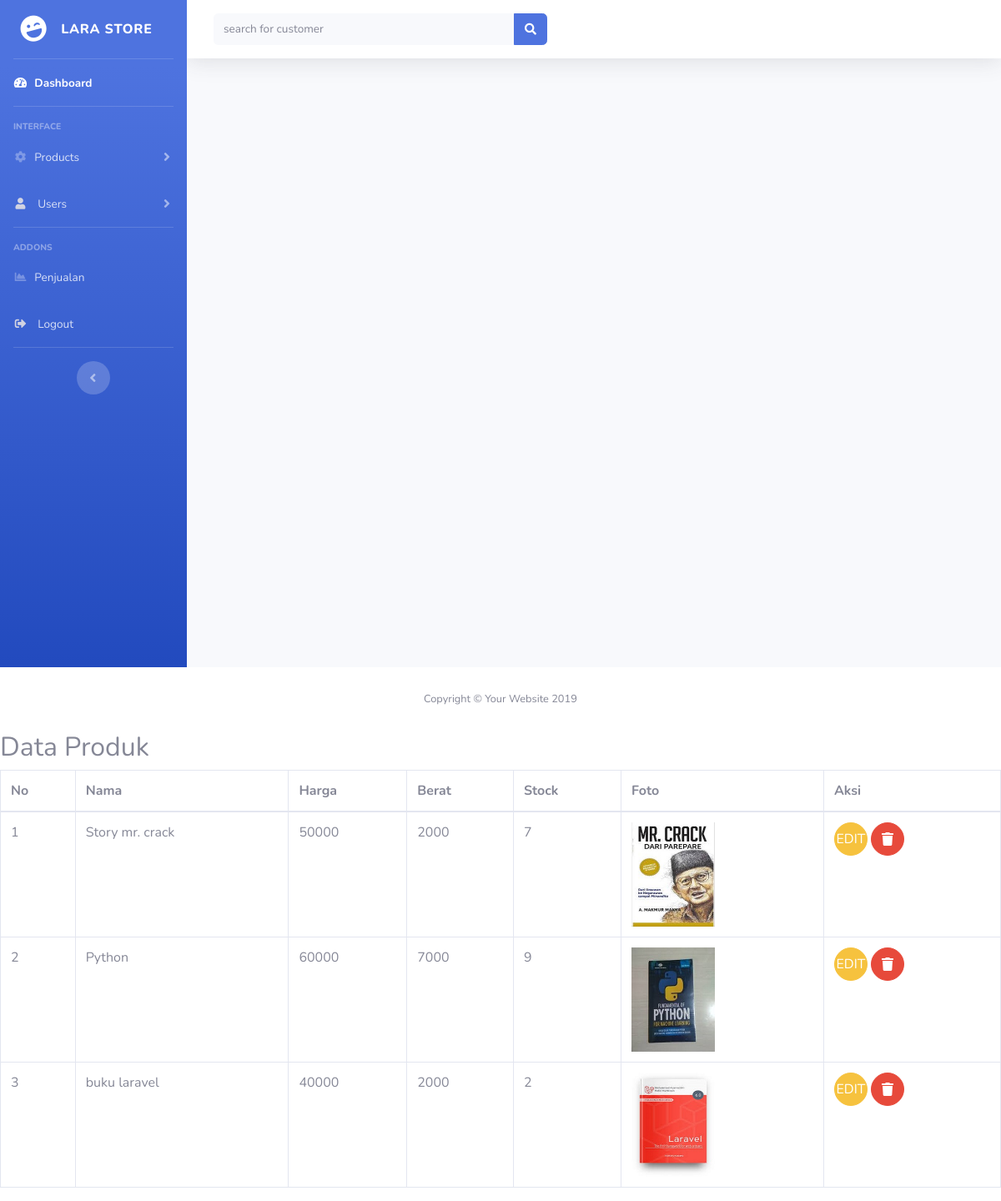
The page /Admin/produk.php (signed in) on the database its author committed.
### tables this page shows
CREATE TABLE `produk` (
  `id_produk` int(11) NOT NULL,
  `nama_produk` varchar(80) NOT NULL,
  `harga_produk` int(11) NOT NULL,
  `berat_produk` int(11) NOT NULL,
  `stock_produk` int(11) NOT NULL,
  `foto_produk` varchar(80) NOT NULL,
  `deskripsi_produk` text NOT NULL
);

### Admin/produk.php (the view, shortened to what this page needs)
<?php
require_once "index.php";
$ambil = $koneksi->query ("SELECT * FROM produk");
?>
<h2>Data Produk</h2>
<table class = "table table-bordered">
    <thead>
        <tr>
            <th>No</th>
            <th>Nama</th>
            <th>Harga</th>
            <th>Berat</th>
            <th>Stock</th>
            <th>Foto</th>
            <th>Aksi</th>
        </tr>
    </thead>
    <tbody>
    <?php $nomor=1; ?>
    <?php foreach( $ambil as $pecah) :?>
        <tr>
        <td><?php echo $nomor ?> </td>
            <td><?php echo $pecah['nama_produk']; ?></td>
            <td><?php echo $pecah['harga_produk']; ?></td>
            <td><?php echo $pecah['berat_produk']; ?></td>
            <td><?php echo $pecah['stock_produk']; ?></td>
            <td>
                <img src="../fotoproduk/<?php echo $pecah['foto_produk']; ?>" width="100px">
            </td>
            <td>
            <a href="index.php?halaman=ubah&id=<?php echo $pecah['id_produk']; ?>"
            class="btn btn-warning btn-circle ">EDIT</a>
            <a href="index.php?halaman=hapus&id=<?php echo $pecah['id_produk']; ?>"
            class="btn btn-danger btn-circle  "> <i class="fas fa-trash"></i></a>
            </td>
        </tr>
        <?php $nomor++ ?>
<?php endforeach ?>
    </tbody>
</table>

### Admin/index.php (shortened to what this page needs)
<!DOCTYPE html>
<html lang="en">
<head>
  <link href="vendor/fontawesome-free/css/all.min.css" rel="stylesheet" type="text/css">
  <link href="css/sb-admin-2.min.css" rel="stylesheet">
</head>
<body id="page-top">
  <div id="wrapper">
    <ul class="navbar-nav bg-gradient-primary sidebar sidebar-dark accordion" id="accordionSidebar">
      <a class="sidebar-brand d-flex align-items-center justify-content-center" href="index.php">
        <div class="sidebar-brand-icon rotate-n-15">
          <i class="fas fa-laugh-wink"></i>
        </div>
        <div class="sidebar-brand-text mx-3">Lara Store <sup></sup></div>
      </a>
      <hr class="sidebar-divider my-0">
      <li class="nav-item active">
        <a class="nav-link" href="index.php">
          <i class="fas fa-fw fa-tachometer-alt"></i>
          <span>Dashboard</span></a>
      </li>
      <hr class="sidebar-divider">
      <div class="sidebar-heading">
        Interface
      </div>
      <li class="nav-item">
        <a class="nav-link collapsed" href="#" data-toggle="collapse" data-target="#collapseTwo" aria-expanded="true" aria-controls="collapseTwo">
          <i class="fas fa-fw fa-cog"></i>
          <span>Products</span>
        </a>
      </li>
      <li class="nav-item">
        <a class="nav-link collapsed" href="#" data-toggle="collapse" data-target="#collapseUtilities" aria-expanded="true" aria-controls="collapseUtilities">
        <i class="fas fa-user fa-sm fa-fw mr-2 text-gray-400"></i>
          <span>Users</span>
        </a>
      </li>
      <hr class="sidebar-divider">
      <div class="sidebar-heading">
        Addons
      </div>
      <li class="nav-item">
        <a class="nav-link" href="index.php?halaman=laporan">
          <i class="fas fa-fw fa-chart-area"></i>
          <span>Penjualan</span></a>
      </li>
      <li class="nav-item">
        <a class="nav-link" href="index.php?halaman=logout">
          <i class="fas fa-sign-out-alt fa-sm fa-fw mr-2 text-gray-400"></i>
          <span>Logout</span></a>
      </li>
      <hr class="sidebar-divider d-none d-md-block">
      <div class="text-center d-none d-md-inline">
        <button class="rounded-circle border-0" id="sidebarToggle"></button>
      </div>
    </ul>
    <div id="content-wrapper" class="d-flex flex-column">
      <div id="content">
        <nav class="navbar navbar-expand navbar-light bg-white topbar mb-4 static-top shadow">
          <form class="d-none d-sm-inline-block form-inline mr-auto ml-md-3 my-2 my-md-0 mw-100 navbar-search" method="get">
            <div class="input-group">
              <input type="text" class="form-control bg-light border-0 small" placeholder="search for customer" aria-label="Search" aria-describedby="basic-addon2" name="search">
              <div class="input-group-append">
                <button class="btn btn-primary" type="submit">
                  <i class="fas fa-search fa-sm"></i>
                </button>
              </div>
            </div>
          </form>
        </nav>
          </div>
        </div>
      </div>
      <footer class="sticky-footer bg-white">
        <div class="container my-auto">
          <div class="copyright text-center my-auto">
            <span>Copyright &copy; Your Website 2019</span>
          </div>
        </div>
      </footer>
</body>
</html>

### rows shown on the page
produk: nama_produk "Story mr. crack", harga_produk "50000", berat_produk "2000", stock_produk "7", foto_produk (picture)
produk: nama_produk "Python", harga_produk "60000", berat_produk "7000", stock_produk "9", foto_produk (picture)
produk: nama_produk "buku laravel", harga_produk "40000", berat_produk "2000", stock_produk "2", foto_produk (picture)
